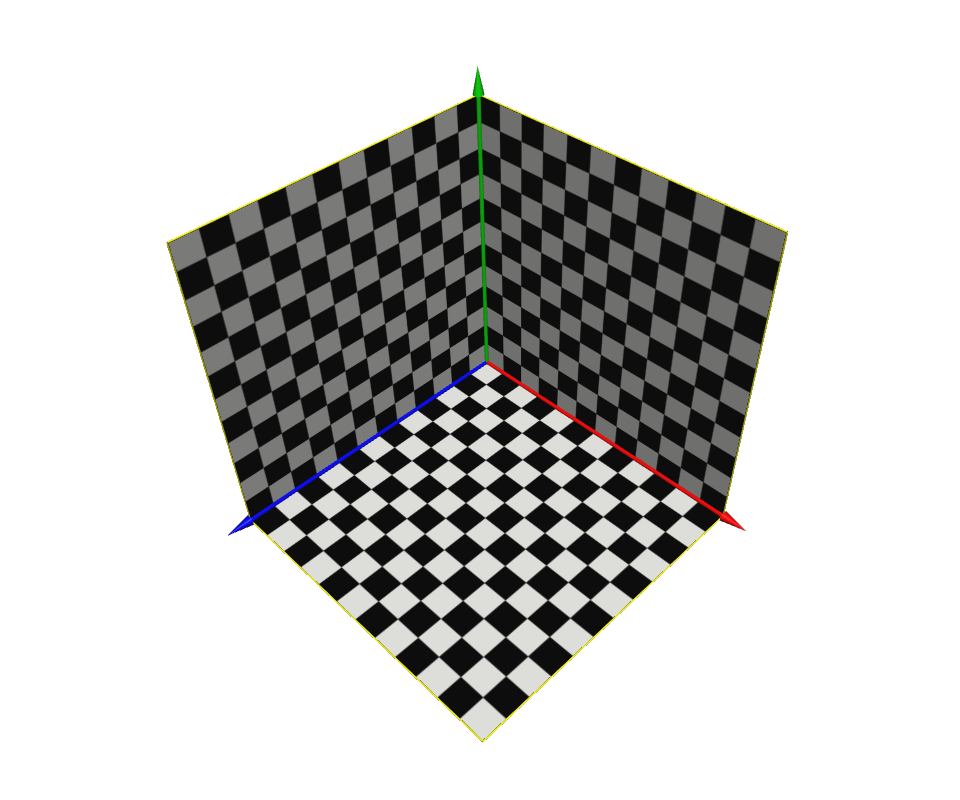
#> input picture error/ourcorner.png, 960 x 800 px
$ jupyter execute --allow-errors our_error_visualization_file.ipynb
#> lines starting #> are read from the running program, lines starting #| are printed output that depends on the picture; long printed decimals are rounded
[cell 1]
import matplotlib.pyplot as plt
import cv2
import numpy as np

# the code to show the difference between image

[cell 2]
def calculate_difference(a,b):
#> called with a = 'ourcorner.png', b = 'ourcorner2.png'
    img = cv2.imread(a)
#> img is the input picture: shape (800, 960, 3); mean B, G, R 197.5, 198.6, 198.7
    img2 = cv2.imread(b)
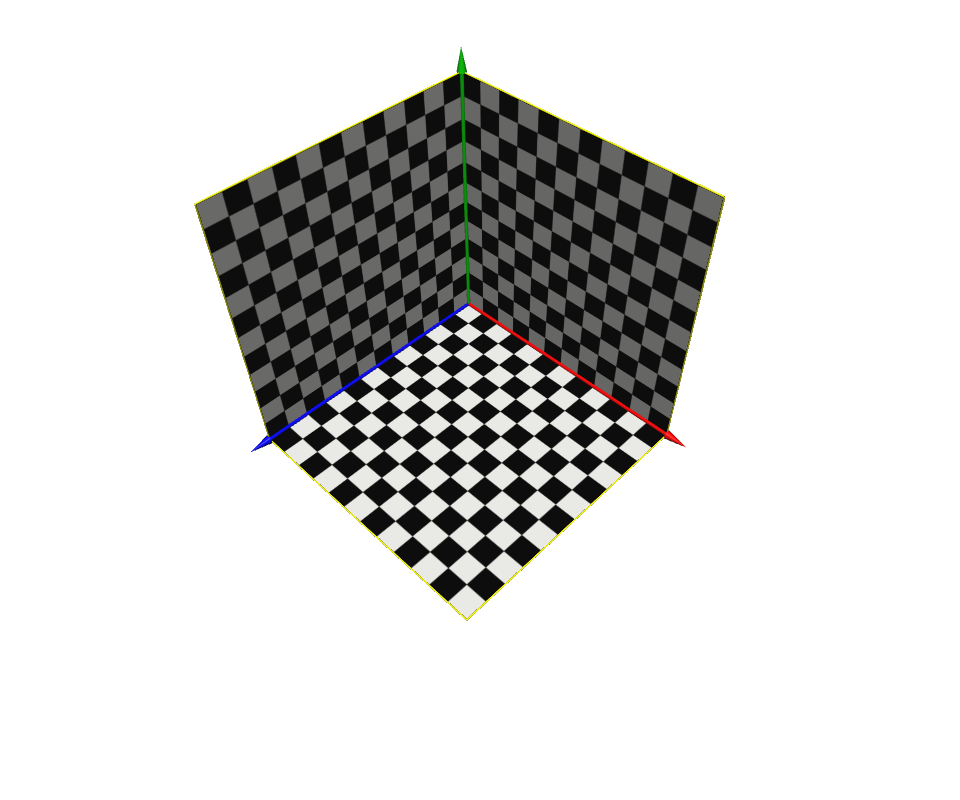
#> input picture error/ourcorner2.png, 960 x 800 px
#> img2 is the input picture: shape (800, 960, 3); mean B, G, R 213, 213.8, 213.9
    img2 = cv2.resize(img2,(img.shape[1],img.shape[0]))
    difference = cv2.absdiff(img, img2)
    total_diff = np.sum(difference)
#> total_diff = 80810649
    avg_diff = total_diff/(img.shape[1]*img.shape[0])
#> avg_diff = 105.2
    print(total_diff, avg_diff)
#| 80810649 105.222
    plt.imshow(img2-img)
    plt.colorbar()
    plt.show()
calculate_difference("ourcorner.png","ourcorner2.png")

[cell 3]
calculate_difference("ourcorner.png","ourcorner10.png")
#> call 2 of calculate_difference, with a = 'ourcorner.png', b = 'ourcorner10.png'
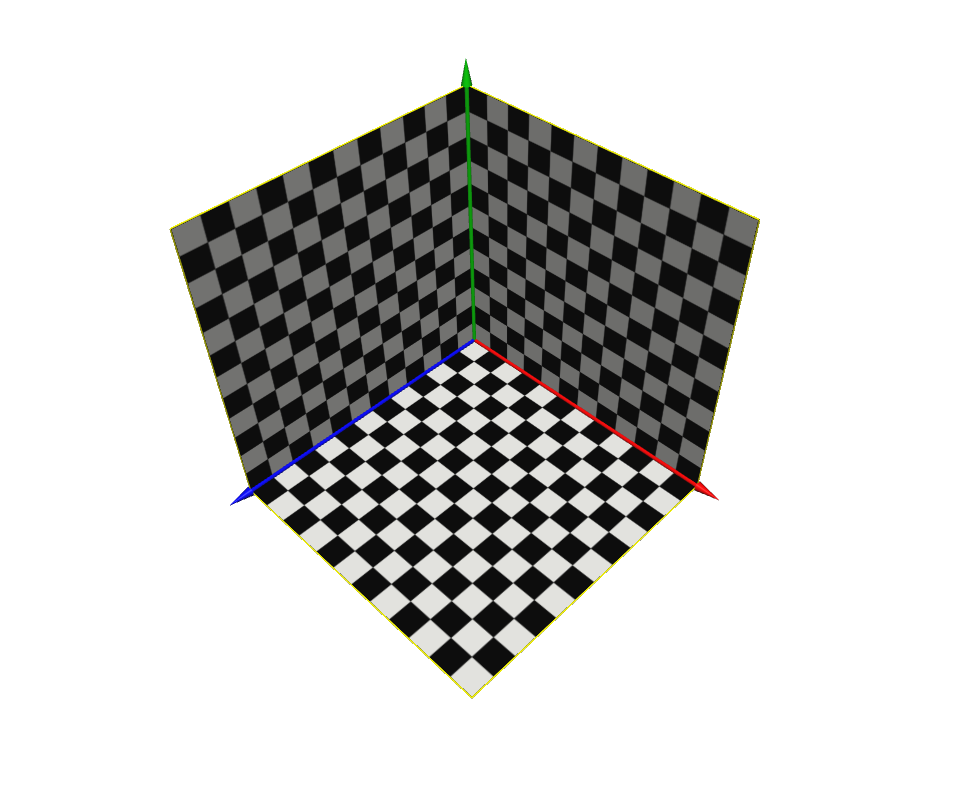
#> input picture error/ourcorner10.png, 960 x 800 px
#> in calculate_difference, img2 is the input picture: shape (800, 960, 3); mean B, G, R 203.2, 204.1, 204.2
#> in calculate_difference (call 2), `total_diff = np.sum(difference)`: total_diff = 65989496
#> in calculate_difference (call 2), `avg_diff = total_diff/(img.shape[1]*img.shape[0])`: avg_diff = 85.92
#| 65989496 85.924

[cell 4]
calculate_difference("ourcorner.png","ourcorner11.png")
#> call 3 of calculate_difference, with a = 'ourcorner.png', b = 'ourcorner11.png'
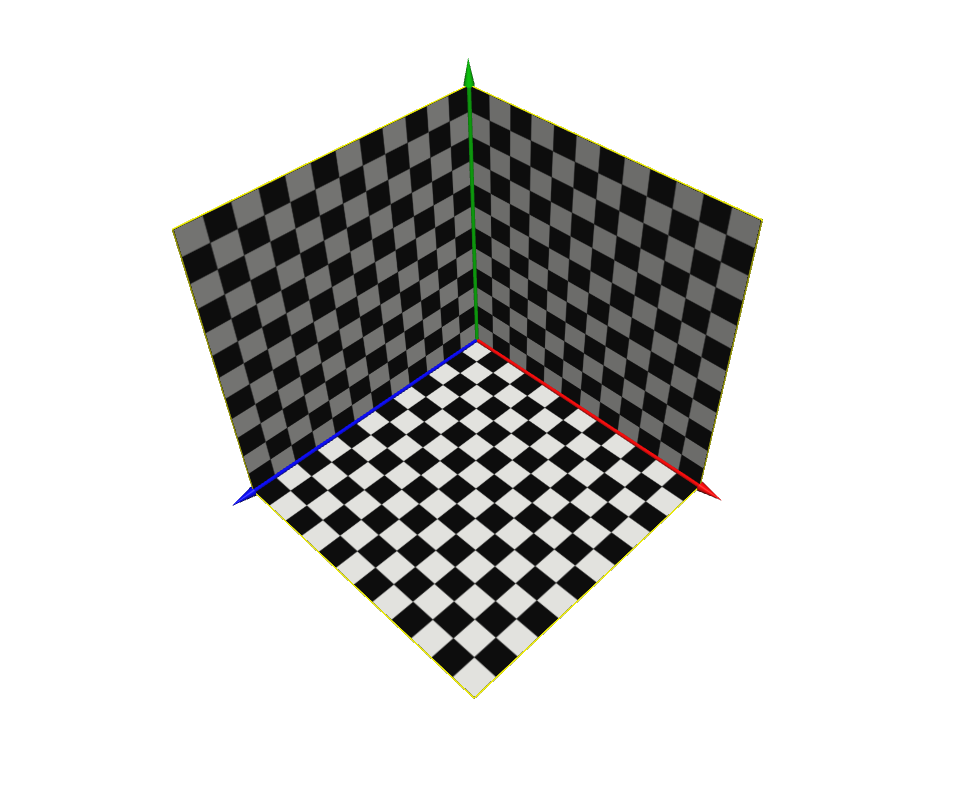
#> input picture error/ourcorner11.png, 960 x 800 px
#> in calculate_difference, img2 is the input picture: shape (800, 960, 3); mean B, G, R 203.1, 204.1, 204.2
#> in calculate_difference (call 3), `total_diff = np.sum(difference)`: total_diff = 62213282
#> in calculate_difference (call 3), `avg_diff = total_diff/(img.shape[1]*img.shape[0])`: avg_diff = 81.01
#| 62213282 81.007

[cell 5]
calculate_difference("ourcorner10.png","ourcorner11.png")
#| 14775002 19.238

#> (a cell that did not finish here is left out)

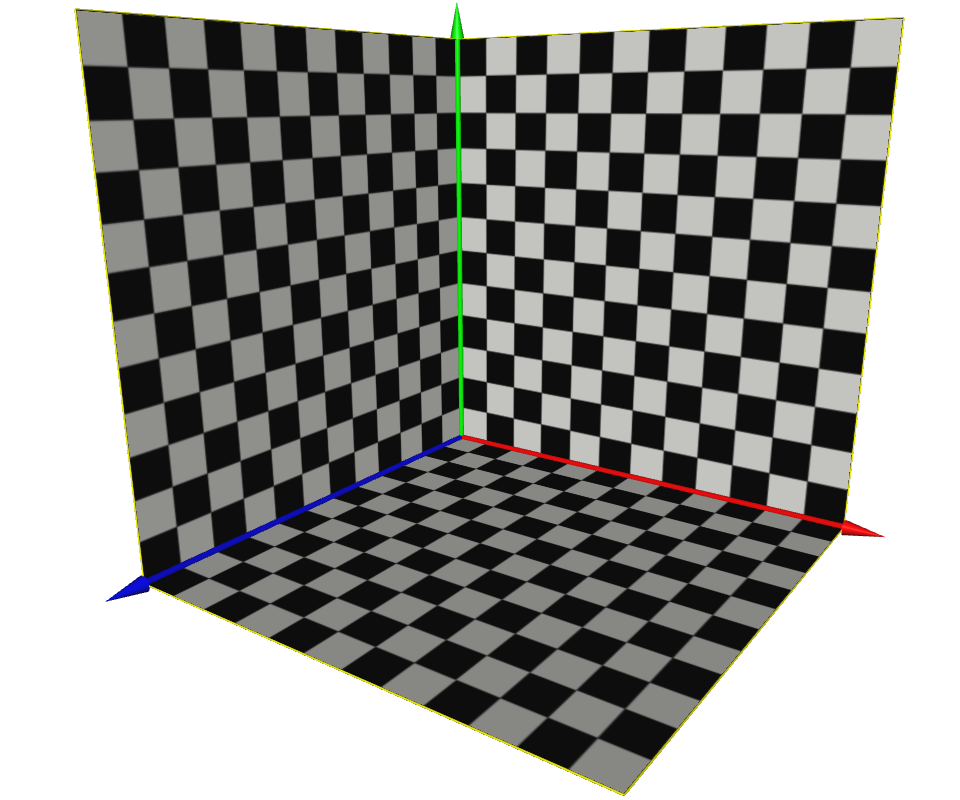
#> input picture error/normal.png, 960 x 800 px
#> in calculate_difference, img2 is the input picture: shape (800, 960, 3); mean B, G, R 144.5, 146.6, 146.7

#> (a cell that did not finish here is left out)

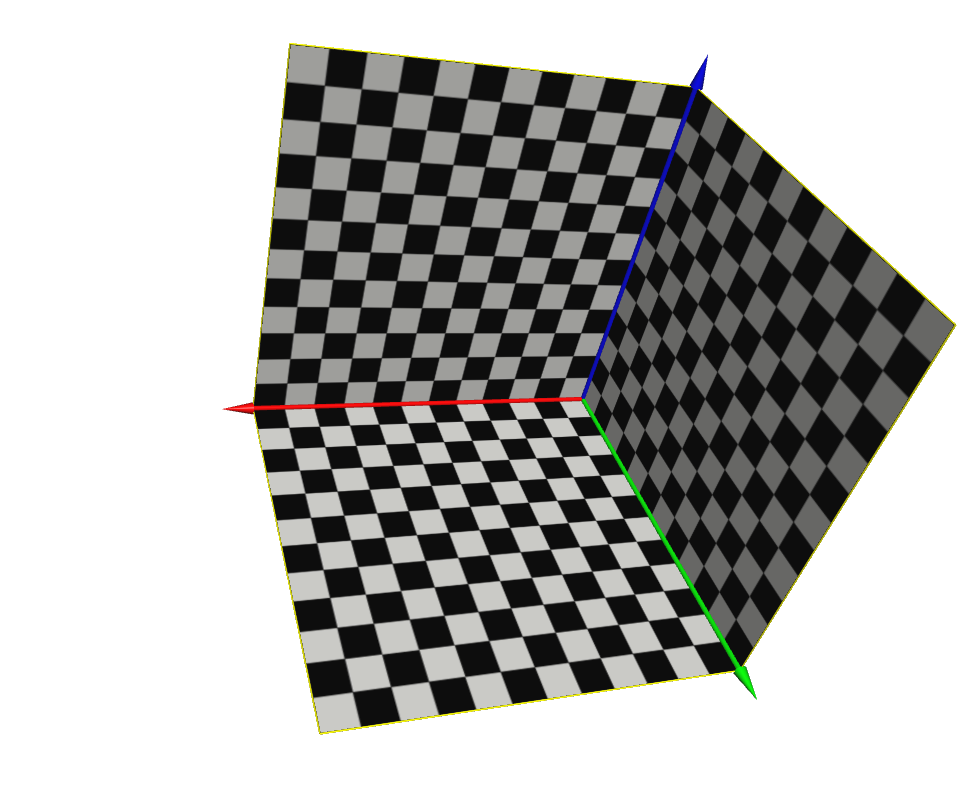
#> input picture error/noisy.png, 960 x 800 px
#> in calculate_difference, img2 is the input picture: shape (800, 960, 3); mean B, G, R 174.5, 176.1, 176.1
